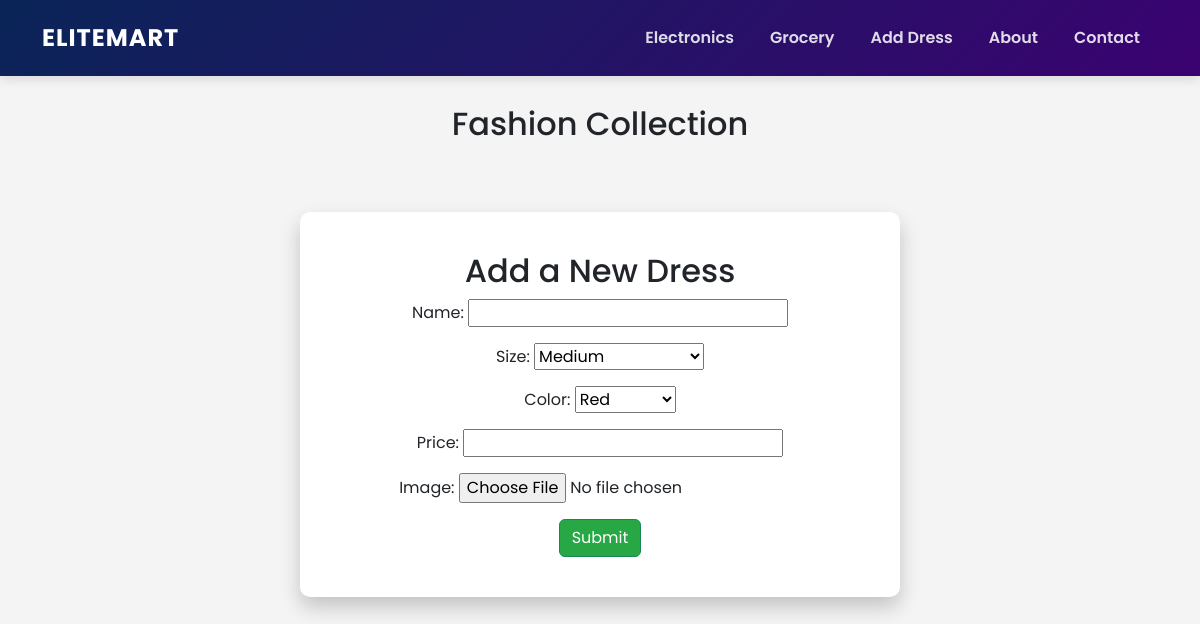
The page /clothing/ on the database as committed earlier.
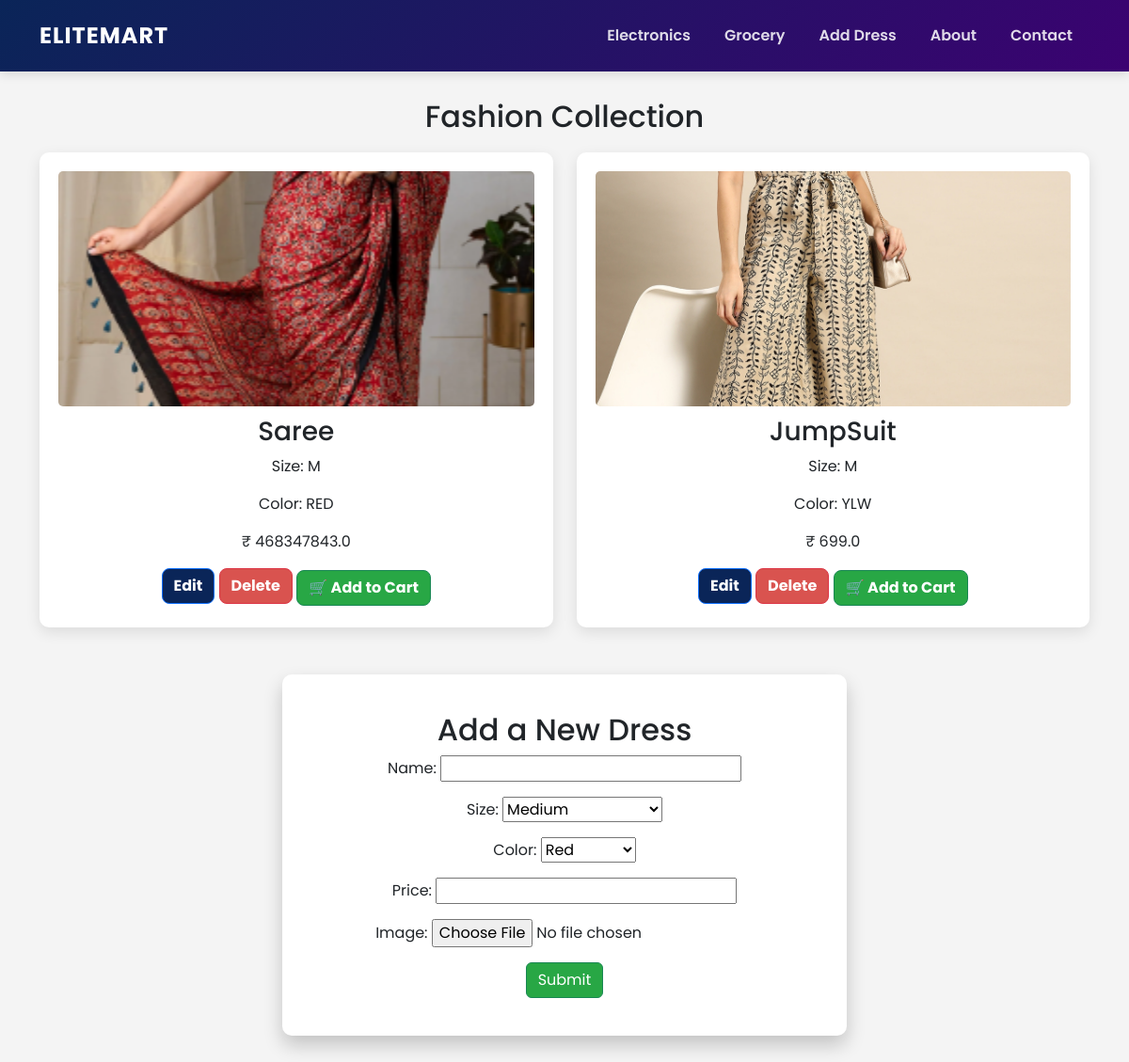
The same page on the database as committed later.
### clothing/models.py (models this page shows, shortened)
class product(models.Model):
    SIZE_CHOICES = [
        ('XS', 'Extra Small'),
        ('S', 'Small'),
        ('M', 'Medium'),
        ('L', 'Large'),
        ('XL', 'Extra Large'),
        ('XXL', 'Double Extra Large'),
    ]
    COLOR_CHOICES = [
        ('RED', 'Red'),
        ('BLU', 'Blue'),
        ('GRN', 'Green'),
        ('BLK', 'Black'),
        ('WHT', 'White'),
        ('YLW', 'Yellow'),
        ('ORG', 'Orange'),
        ('PNK', 'Pink'),
        ('PRP', 'Purple'),
        ('BRN', 'Brown'),
        ('GRY', 'Gray'),
        ('NVY', 'Navy'),
        ('TUR', 'Turquoise'),
        ('GLD', 'Gold'),
        ('SLV', 'Silver'),
    ]
    name = models.CharField(max_length=100)
    size = models.CharField(max_length=4, choices=SIZE_CHOICES, default='M')
    color = models.CharField(max_length=10, choices=COLOR_CHOICES, default='Red')
    price = models.DecimalField(max_digits=10, decimal_places=1)
    image = models.ImageField(upload_to='product_img/')

### clothing/views.py (the view)
# urls.py: path('', views.clothing, name='clothing'),
def clothing(request):
    form = ProductForm()
    pro_img = product.objects.all()
    if request.method == "POST":
        form = ProductForm(request.POST, request.FILES)
        if form.is_valid():
            form.save()
            form = ProductForm()
    return render(request, "clothing/fashion.html", {"pro_img":pro_img, "form":form})

### clothing/forms.py
class ProductForm(forms.ModelForm):
    class Meta:
        model = product
        fields = ["name","size","color","price","image"]

### clothing/templates/clothing/fashion.html (shortened to what this page needs)
<!DOCTYPE html>
<html lang="en">
<head>
    {% load static %}
    <link rel="stylesheet" href="https://cdn.jsdelivr.net/npm/bootstrap@5.3.0/dist/css/bootstrap.min.css">
</head>
<body>
    <nav class="navbar navbar-expand-lg">
        <div class="container">
            <a class="navbar-brand" href="{% url 'home_flipkart' %}">EliteMart</a>
            <div class="collapse navbar-collapse justify-content-end" id="navbarNav">
                <ul class="navbar-nav">
                    <li class="nav-item"><a class="nav-link" href="{% url 'electronics' %}">Electronics</a></li>
                    <li class="nav-item"><a class="nav-link" href="{% url 'grocery' %}">Grocery</a></li>
                    <li class="nav-item"><a class="nav-link" href="#add-dress">Add Dress</a></li>
                    <li class="nav-item"><a class="nav-link" href="{% url 'about' %}">About</a></li>
                    <li class="nav-item"><a class="nav-link" href="{% url 'contact' %}">Contact</a></li>
                </ul>
            </div>
        </div>
    </nav>
    <div class="container">
        <h2 class="text-center">Fashion Collection</h2>
        <div class="grid">
            {% for product in pro_img %}
            <div class="dress-card">
                <img src="{{ product.image.url }}" alt="{{ product.name }}">
                <h3>{{ product.name }}</h3>
                <p>Size: {{ product.size }}</p>
                <p>Color: {{ product.color }}</p>
                <p class="price">₹ {{ product.price }}</p>
                <a href="{% url 'edit_product' product.id %}" class="btn btn-primary btn-custom">Edit</a>
                <a href="{% url 'delete_product' product.id %}" class="btn btn-danger btn-custom">Delete</a>
                <a href="{% url 'add_to_cart' product.id 'fashion' %}" class="btn btn-success btn-custom">🛒 Add to Cart</a>
            </div>
            {% endfor %}
        </div>
        <div class="form-card" id="add-dress">
            <h2>Add a New Dress</h2>
            <form method="POST" enctype="multipart/form-data">
                {{ form.as_p }}
                <button type="submit" class="btn btn-success">Submit</button>
            </form>
        </div>
    </div>
</body>
</html>

Rows that differ between the two databases and show on the page:
added product: image (picture), name "Saree", size "M", color "RED", price "468347843.0"
added product: image (picture), name "JumpSuit", size "M", color "YLW", price "699.0"
